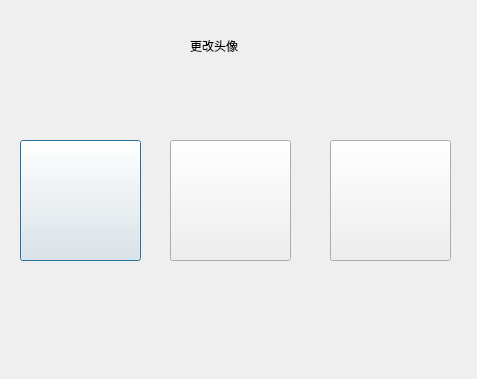
<?xml version="1.0" encoding="UTF-8"?>
<ui version="4.0">
 <class>photo</class>
 <widget class="QDialog" name="photo">
  <property name="geometry">
   <rect>
    <x>0</x>
    <y>0</y>
    <width>477</width>
    <height>379</height>
   </rect>
  </property>
  <property name="windowTitle">
   <string>Dialog</string>
  </property>
  <widget class="QLabel" name="label">
   <property name="geometry">
    <rect>
     <x>190</x>
     <y>30</y>
     <width>71</width>
     <height>31</height>
    </rect>
   </property>
   <property name="text">
    <string>更改头像</string>
   </property>
  </widget>
  <widget class="QPushButton" name="pushButton">
   <property name="geometry">
    <rect>
     <x>20</x>
     <y>140</y>
     <width>121</width>
     <height>121</height>
    </rect>
   </property>
   <property name="styleSheet">
    <string notr="true">border-image: url(:/image/image_test_1.jpg);</string>
   </property>
   <property name="text">
    <string/>
   </property>
  </widget>
  <widget class="QPushButton" name="pushButton_2">
   <property name="geometry">
    <rect>
     <x>170</x>
     <y>140</y>
     <width>121</width>
     <height>121</height>
    </rect>
   </property>
   <property name="styleSheet">
    <string notr="true">border-image: url(:/image/image_test_2.jpg);</string>
   </property>
   <property name="text">
    <string/>
   </property>
  </widget>
  <widget class="QPushButton" name="pushButton_3">
   <property name="geometry">
    <rect>
     <x>330</x>
     <y>140</y>
     <width>121</width>
     <height>121</height>
    </rect>
   </property>
   <property name="styleSheet">
    <string notr="true">border-image: url(:/image/image_test_3.jpg);</string>
   </property>
   <property name="text">
    <string/>
   </property>
  </widget>
 </widget>
 <resources/>
 <connections/>
</ui>
